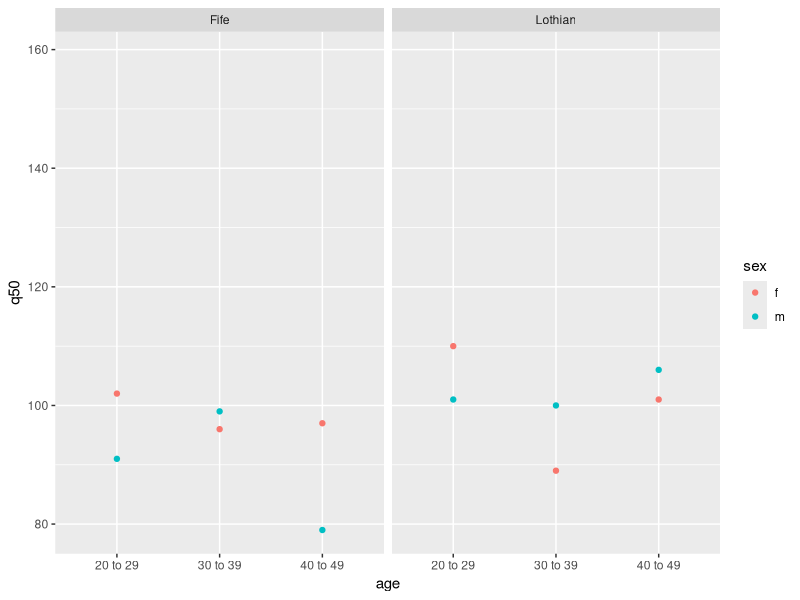

The R script that drew this image:
# Waiting_times.R
library(tidyverse)
library(stringr)
library(broom)

## Create messy data
## Just to create an example dataset
wait_raw <- expand.grid(age = seq(20, 40, 10), sex = c("m", "f"), region = c("Fife", "Lothian"))
wait_raw$age <- paste(wait_raw$age, wait_raw$age + 9, sep = " to " )
wait_raw$q50 = rpois(nrow(wait_raw), 100)
wait_raw$q25 <- pmax(wait_raw$q50 - rpois(nrow(wait_raw), 50), 1)
wait_raw$q75 <- wait_raw$q50 + rpois(nrow(wait_raw), 50)
wait_raw$est_iqr <- paste0(wait_raw$q50, " (",wait_raw$q25, " to ", wait_raw$q75, ")")
wait_raw <- select(wait_raw, age, sex, region, est_iqr)
wait_raw <- reshape2::acast(wait_raw, age + sex ~ region, value.var = "est_iqr" )
wait_raw <- as.data.frame(wait_raw)
wait_raw

## First move rownames to the dataframe itself
wait<- rownames_to_column(wait_raw, "age_sex") %>% 
  as_tibble()

## Gather regions
wait <- wait %>%
  gather(key = "region", value = cmbn, -age_sex) %>%  # gather regions
  separate(age_sex, into = c("age", "sex"), sep = "_") %>%  # separate age and sex
  separate(cmbn, into = c("q50", "q25", "q75"), sep = "\\(|to") %>%  # separate estimate into components
  mutate_at(vars(q50, q25, q75), parse_number) # convert estimates to numbers

## Now I can plot this data
wait %>% 
  ggplot(aes(x = age, y = q50, tmin = q25, ymax = q75, colour = sex)) +
  geom_point() +
  facet_wrap(~region)

## Or aggregate it
wait %>%
  group_by(region, sex) %>% 
  summarise_at(vars(q50, q25, q75), sum)

## Or run regression models
mod1 <- wait %>%
  glm(q50 ~ age + sex + region, family = "poisson", data = .)

## I can also examine the model outputs in a tidy format
glance(mod1)  # Model-level summaries
tidy(mod1)    # Parameter-level summaries
augment(mod1) # Observation-level summaries
